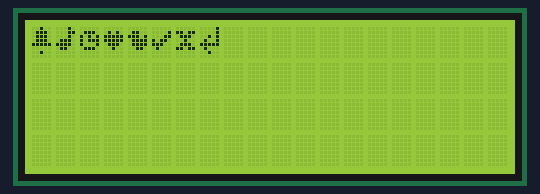
The sketch below on a simulated Arduino Uno, built with avr-gcc and run on an emulated ATmega328P. Parts: 20×4 character LCD. What the sketch prints to the serial monitor is not drawn.

Above: at 0.2 s.
At 6.74 s:
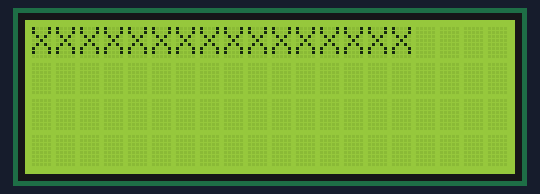
At 13.4 s:
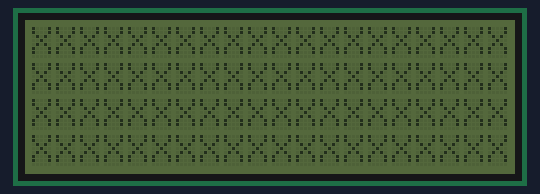
At 14.4 s:
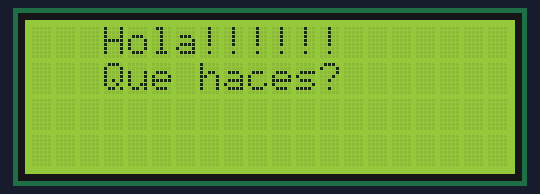
At 18.4 s:
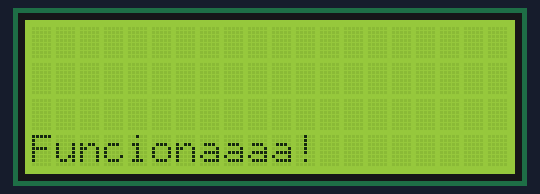
At 37.7 s:
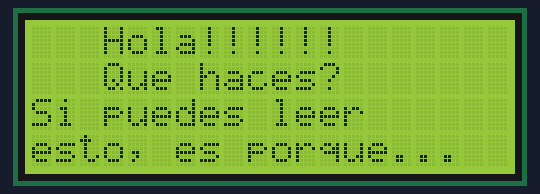

The sketch:

PruebaLCD.ino
```cpp
/* i2c LCD control for 16x2.
 * Tutorial: http://www.electronoobs.com/eng_arduino_tut51.php
 * Tutorial: http://www.electronoobs.com/eng_arduino_tut51_sch1.php
 */


//LCD config
#include <Wire.h>
#include <LiquidCrystal_I2C.h>
LiquidCrystal_I2C lcd(0x27,20,4);  //sometimes the LCD adress is not 0x3f. Change to 0x27 if it dosn't work.
int i = 0;

uint8_t bell[8]  = {0x4, 0xe, 0xe, 0xe, 0x1f, 0x0, 0x4};
uint8_t note[8]  = {0x2, 0x3, 0x2, 0xe, 0x1e, 0xc, 0x0};
uint8_t Clock[8] = {0x0, 0xe, 0x15, 0x17, 0x11, 0xe, 0x0};
uint8_t heart[8] = {0x0, 0xa, 0x1f, 0x1f, 0xe, 0x4, 0x0};
uint8_t duck[8]  = {0x0, 0xc, 0x1d, 0xf, 0xf, 0x6, 0x0};
uint8_t check[8] = {0x0, 0x1 ,0x3, 0x16, 0x1c, 0x8, 0x0};
uint8_t cross[8] = {0x0, 0x1b, 0xe, 0x4, 0xe, 0x1b, 0x0};
uint8_t retarrow[8] = {  0x1, 0x1, 0x5, 0x9, 0x1f, 0x8, 0x4};


void setup() {
  Serial.begin(9600);

  lcd.init();                 //Init the LCD
  lcd.backlight();            //Activate backlight

  lcd.createChar(0, bell);
  lcd.createChar(1, note);
  lcd.createChar(2, Clock);
  lcd.createChar(3, heart);
  lcd.createChar(4, duck);
  lcd.createChar(5, check);
  lcd.createChar(6, cross);
  lcd.createChar(7, retarrow);
  lcd.home();
}

void loop() {

  // Turn off the display:
  Serial.println("Prueba monitor Serial");
  lcd.clear();
  lcd.print("  ELECTRONOOBS  ");

  lcd.clear();
  lcd.setCursor(0,0);
  lcd.write(0);
  lcd.write(1);
  lcd.write(2);
  lcd.write(3);
  lcd.write(4);
  lcd.write(5);
  lcd.write(6);
  lcd.write(7);
  delay(3000);

  lcd.noDisplay();
  delay(500);
  // Turn on the display:
  lcd.display();
  delay(500);

  lcd.noDisplay();
  delay(500);
  // Turn on the display:
  lcd.display();
  delay(500);


  lcd.clear();
  while(i<20)
  {
    lcd.setCursor(i,0);
    lcd.print("X");
    i = i + 1;
    delay(100);
  }
  i = 0;

  while(i<20)
  {
    lcd.setCursor(i,1);
    lcd.print("X");
    i = i + 1;
    delay(100);
  }
  i = 0;

    while(i<20)
  {
    lcd.setCursor(i,2);
    lcd.print("X");
    i = i + 1;
    delay(100);
  }
  i = 0;

    while(i<20)
  {
    lcd.setCursor(i,3);
    lcd.print("X");
    i = i + 1;
    delay(100);
  }
  i = 0;
  lcd.noBacklight();
  delay(1000);
  lcd.backlight();
  lcd.clear();
  lcd.setCursor(0,0);
  lcd.print("   Hola!!!!!!   ");
  lcd.setCursor(0,1);
  lcd.print("   Que haces?   ");
  delay(2000);

  lcd.setCursor(0,2);
  lcd.print("Si puedes leer ");
  lcd.setCursor(0,3);
  lcd.print("esto, es porque... ");
  delay(2000);

  lcd.clear();
  lcd.setCursor(0,3);
  lcd.print("Funcionaaaa!");


  delay(3000);
}
```

Measured:
- what the display in image 2 shows lasts 1.0 s, from 13.3 s to 14.3 s
- what the display in image 3 shows lasts 2.1 s, from 14.3 s to 16.4 s
- what the display in image 4 shows lasts 3.0 s, from 18.4 s to 21.4 s
